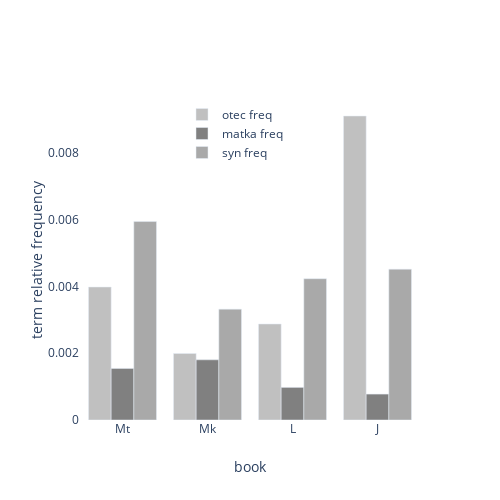

Here is the notebook cell this chart was saved with:
### Code cell
configure_plotly_browser_state()

import plotly.graph_objects as go

fig = go.Figure(data=[
    go.Bar(name='otec freq', x=key_terms_betw_df["names"], y=key_terms_betw_df["freq_otec"], marker_color="#C0C0C0"),
    go.Bar(name='matka freq', x=key_terms_betw_df["names"], y=key_terms_betw_df["freq_matka"], marker_color="#808080"),
    go.Bar(name='syn freq', x=key_terms_betw_df["names"], y=key_terms_betw_df["freq_syn"], marker_color="#A9A9A9")])

# Change the bar mode
fig.update_layout(
    legend=dict(x=.3, y=1),
    barmode='group',
    autosize=False,
    width=500,    height=500,
    xaxis=dict(title="book"),
    yaxis=dict(title="term relative frequency"),    
    plot_bgcolor='rgba(0,0,0,0)'
    )
fig.show()

### Figure 1 — Plotly figure (JSON) as saved in the notebook; plotly's stock layout.template omitted (floating-point values rounded to 4 significant figures)
{"data": [{"marker": {"color": "#C0C0C0"}, "x": ["Mt", "Mk", "L", "J"], "type": "bar", "name": "otec freq", "y": [0.003984, 0.001993, 0.002877, 0.009108]}, {"marker": {"color": "#808080"}, "x": ["Mt", "Mk", "L", "J"], "type": "bar", "name": "matka freq", "y": [0.001546, 0.001803, 0.0009769, 0.0007767]}, {"marker": {"color": "#A9A9A9"}, "x": ["Mt", "Mk", "L", "J"], "type": "bar", "name": "syn freq", "y": [0.005947, 0.003322, 0.004233, 0.004519]}], "layout": {"autosize": false, "xaxis": {"title": {"text": "book"}}, "width": 500, "plot_bgcolor": "rgba(0,0,0,0)", "yaxis": {"title": {"text": "term relative frequency"}}, "height": 500, "barmode": "group", "legend": {"y": 1, "x": 0.3}}}
